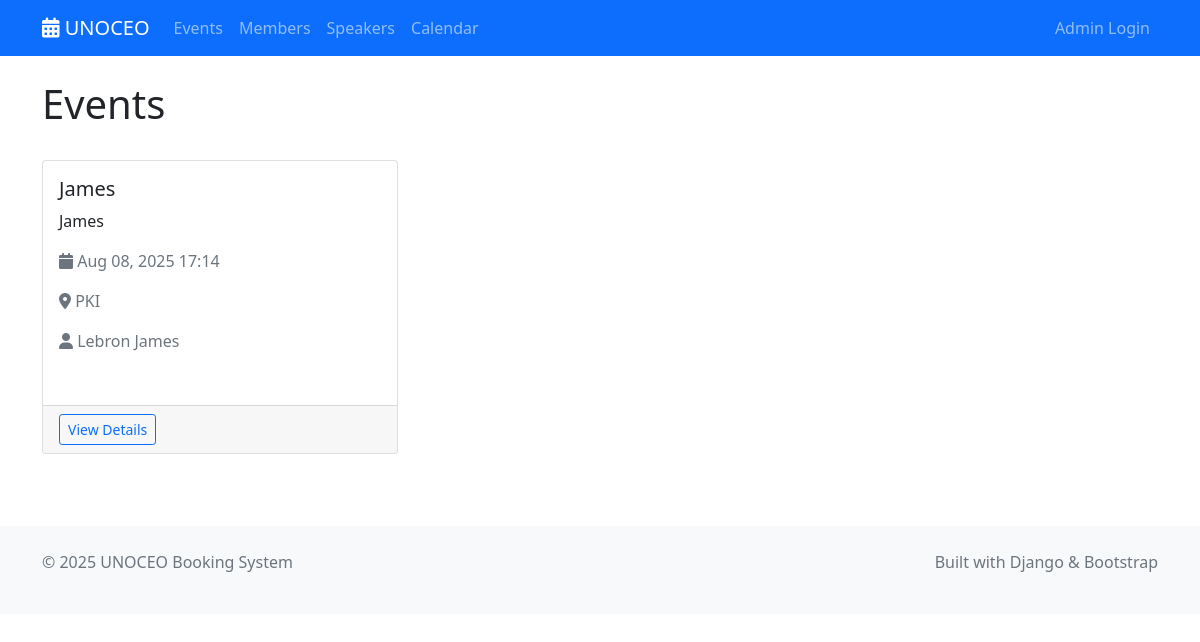
Screenshot of /events/ with the database file from the repository.
### shared/models.py (models this page shows, shortened)
class Event(models.Model):
    EVENT_TYPES = [
        ('conference', 'Conference'),
        ('workshop', 'Workshop'),
        ('seminar', 'Seminar'),
        ('webinar', 'Webinar'),
        ('meeting', 'Meeting'),
    ]
    STATUS_CHOICES = [
        ('draft', 'Draft'),
        ('published', 'Published'),
        ('cancelled', 'Cancelled'),
        ('completed', 'Completed'),
    ]
    title = models.CharField(max_length=300)
    description = models.TextField()
    event_type = models.CharField(max_length=20, choices=EVENT_TYPES, default='meeting')
    status = models.CharField(max_length=20, choices=STATUS_CHOICES, default='draft')
    start_datetime = models.DateTimeField()
    end_datetime = models.DateTimeField()
    location = models.CharField(max_length=500, blank=True)
    max_attendees = models.PositiveIntegerField(null=True, blank=True)
    speaker = models.ForeignKey(Speaker, on_delete=models.SET_NULL, null=True, blank=True)
    attendees = models.ManyToManyField(Member, blank=True, related_name='events_attending')
    created_by = models.ForeignKey(User, on_delete=models.CASCADE)
    created_at = models.DateTimeField(auto_now_add=True)
    updated_at = models.DateTimeField(auto_now=True)
    class Meta:
        ordering = ['-start_datetime']

class Speaker(models.Model):
    name = models.CharField(max_length=200)
    email = models.EmailField(validators=[EmailValidator()])
    bio = models.TextField(blank=True)
    expertise = models.CharField(max_length=300, blank=True)
    phone = models.CharField(max_length=20, blank=True)
    created_at = models.DateTimeField(auto_now_add=True)
    updated_at = models.DateTimeField(auto_now=True)
    class Meta:
        ordering = ['name']

### event_management/display/views.py (the view)
# urls.py: path('', views.EventListView.as_view(), name='list'),
class EventListView(ListView):
    model = Event
    template_name = 'event_management/list.html'
    context_object_name = 'events'
    paginate_by = 10
    def get_queryset(self):
        return Event.objects.filter(status='published').order_by('start_datetime')

### event_management/display/templates/event_management/list.html (shortened to what this page needs)
{% extends 'base.html' %}
{% load crispy_forms_tags %}
{% block content %}
<div class="container mt-4">
    <div class="d-flex justify-content-between align-items-center mb-4">
        <h1>Events</h1>
    </div>
    {% if events %}
        <div class="row">
            {% for event in events %}
                <div class="col-md-6 col-lg-4 mb-4">
                    <div class="card h-100">
                        <div class="card-body">
                            <h5 class="card-title">{{ event.title }}</h5>
                            <p class="card-text">{{ event.description|truncatewords:20 }}</p>
                            <p class="text-muted">
                                <i class="fas fa-calendar"></i> {{ event.start_datetime|date:"M d, Y H:i" }}
                            </p>
                            <p class="text-muted">
                                <i class="fas fa-map-marker-alt"></i> {{ event.location|default:"TBD" }}
                            </p>
                            {% if event.speaker %}
                                <p class="text-muted">
                                    <i class="fas fa-user"></i> {{ event.speaker.name }}
                                </p>
                            {% endif %}
                            <div class="d-flex justify-content-between align-items-center">
                                <span class="badge bg-{{ event.event_type|default:'secondary' }}">
                                </span>
                            </div>
                        </div>
                        <div class="card-footer">
                            <a href="{% url 'event_management:detail' event.pk %}" class="btn btn-outline-primary btn-sm">
                                View Details
                            </a>
                        </div>
                    </div>
                </div>
            {% endfor %}
        </div>
    {% endif %}
</div>
{% endblock %}

### rows the page displays
Event: title "James", description "James", start_datetime "Aug 08, 2025 17:14", location "PKI", speaker.name "Lebron James"
